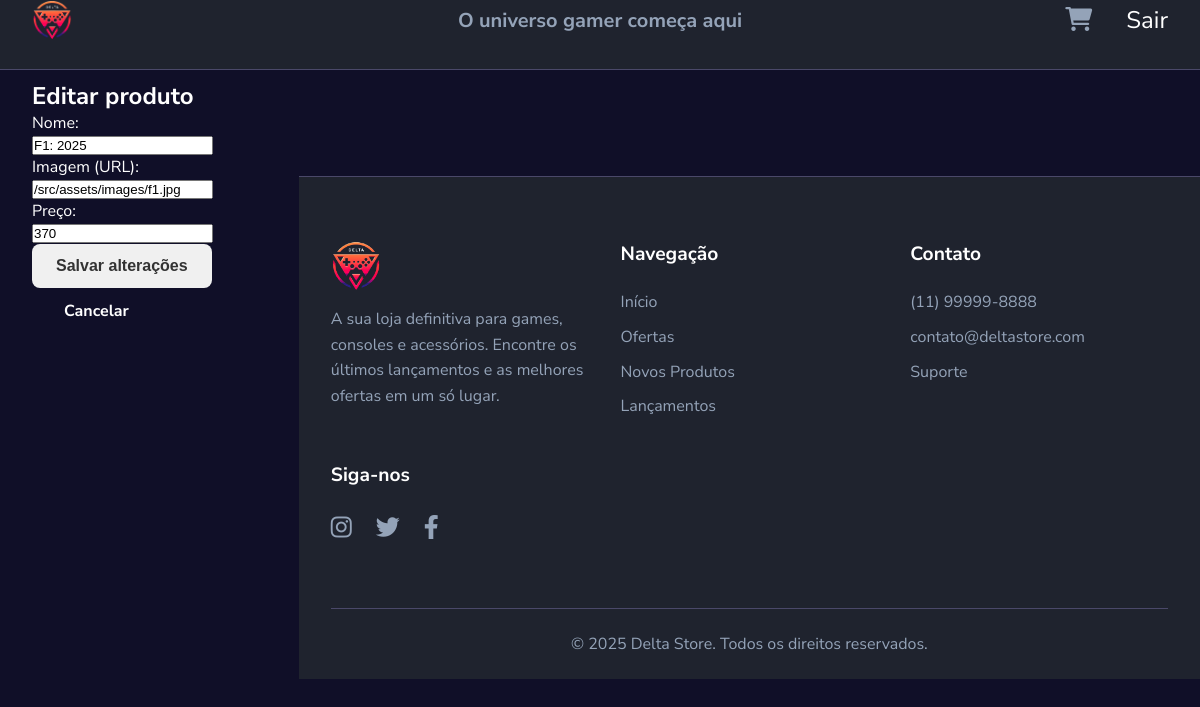
The app's page /src/pages/admin/edit_product.php?id=3 (signed in), older data.
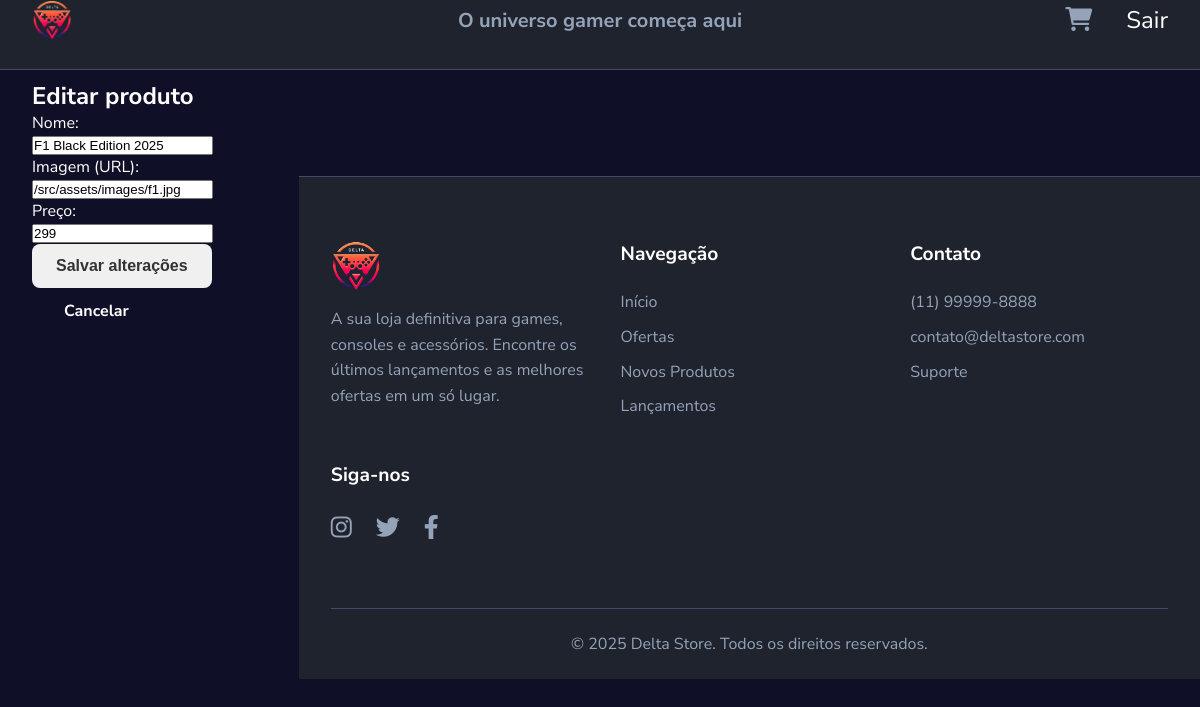
The same page, newer data.
### tables this page shows
CREATE TABLE products (
    id INTEGER PRIMARY KEY AUTOINCREMENT,
    name TEXT NOT NULL,
    price REAL NOT NULL,
    image TEXT
);

### src/includes/db.php (called while the page is built, shortened)
<?php
$dbFile = __DIR__ . '/../db/database.sqlite';
try {
    $pdo = new PDO('sqlite:' . $dbFile);
    $pdo->setAttribute(PDO::ATTR_ERRMODE, PDO::ERRMODE_EXCEPTION);
} catch (Exception $e) {
    die('Erro ao conectar ao banco: ' . $e->getMessage());
}
function queryOne($sql, $params = []) {
    global $pdo;
    $stmt = $pdo->prepare($sql);
    $stmt->execute($params);
    return $stmt->fetch(PDO::FETCH_ASSOC);
}

### src/pages/admin/edit_product.php (the view, shortened to what this page needs)
<?php
require_once __DIR__ . '/../../includes/db.php';
$id = isset($_GET['id']) ? (int)$_GET['id'] : 0;
$product = queryOne('SELECT * FROM products WHERE id = ?', [$id]);
require_once __DIR__ . '/../../includes/header.php';
?>
<main class="container">
    <h2>Editar produto</h2>
    <form method="post" action="/src/actions/admin_update_product.php">
        <label>Nome:<br>
            <input type="text" name="name" value="<?php echo htmlspecialchars($product['name']); ?>" required>
        </label><br>
        <label>Imagem (URL):<br>
            <input type="text" name="image" value="<?php echo htmlspecialchars($product['image']); ?>">
        </label><br>
        <label>Preço:<br>
            <input type="number" step="0.01" name="price" value="<?php echo htmlspecialchars($product['price']); ?>" required>
        </label><br>
        <button type="submit" class="btn btn-primary">Salvar alterações</button>
        <a href="/src/pages/admin/admin-produtos.php" class="btn">Cancelar</a>
    </form>
</main>
<?php require_once __DIR__ . '/../../includes/footer.php'; ?>

Row changes from the older to the newer data that the page shows:
changed products "/src/assets/images/f1.jpg": name "F1: 2025" → "F1 Black Edition 2025"; price "370" → "299"
